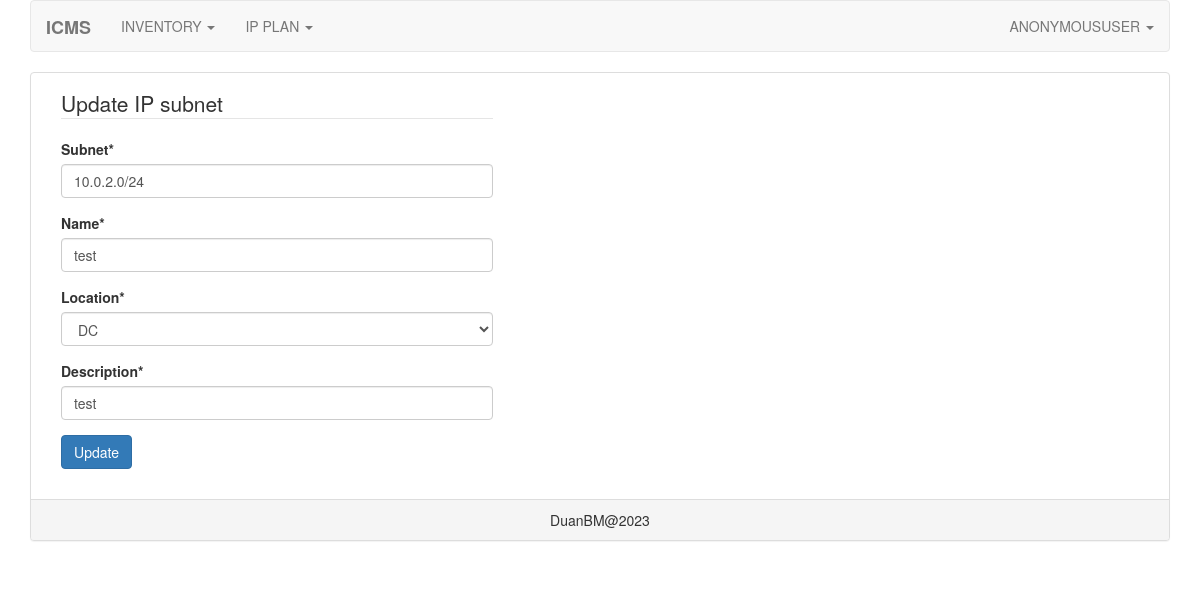
The app's page /ipplan/update-ip-subnet/3, older data.
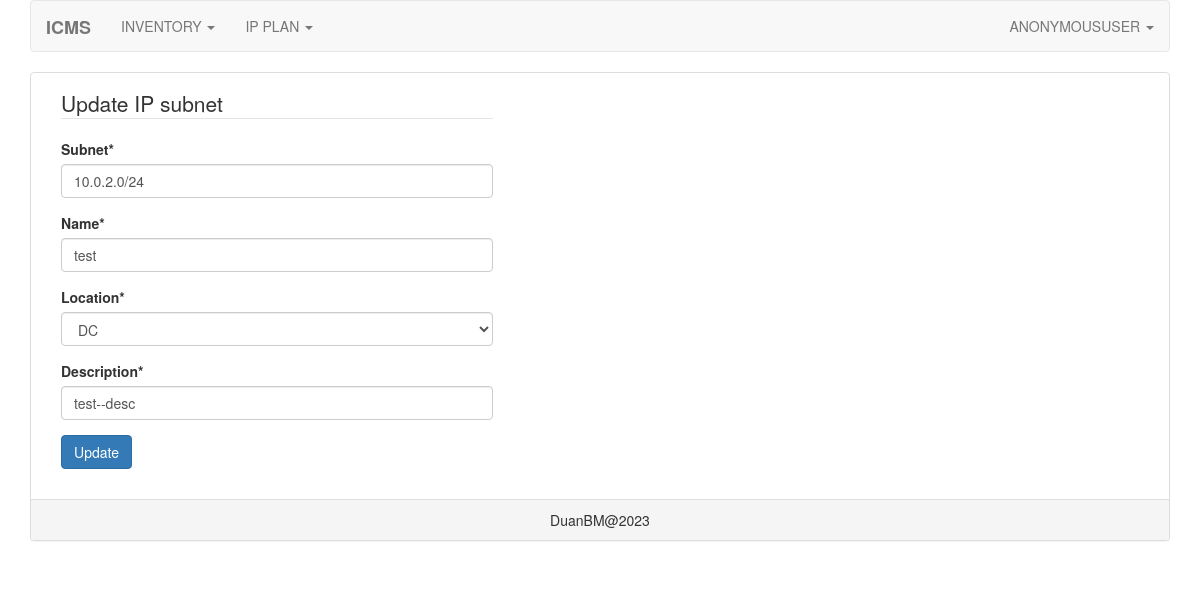
The same page, newer data.
### ipplan/models.py (models this page shows, shortened)
class IpSubnet(models.Model):
    subnet = models.CharField(max_length=100, unique=True)
    name = models.CharField(max_length=100)
    location = models.ForeignKey('IpLocation', on_delete=models.CASCADE)
    description = models.CharField(max_length=1000)
    created_time = models.DateTimeField(auto_now=True)
    user_created = models.CharField(max_length=100)

### ipplan/views.py (the view)
# urls.py: path('update-ip-subnet/<int:pk>', IpSubnetUpdateView.as_view())
class IpSubnetUpdateView(UpdateView):
    model = IpSubnet
    form_class = IpSubnetForm
    template_name = "update_ip_subnet.html"
    success_url = '/ipplan/list-ip-subnet'

### ipplan/forms.py (shortened to what this page needs)
class IpSubnetForm(forms.ModelForm):
    class Meta:
        model = IpSubnet
        fields = ('subnet', 'name', 'location', 'description')

### ipplan/models.py (called while the page is built)
    def __str__(self):
        return self.location

### ipplan/templates/update_ip_subnet.html (shortened to what this page needs)
{% extends 'base.html' %}
{% load crispy_forms_tags %}
{% block content %}
<div class="col-xs-12 col-sm-12 col-md-5 col-lg-5">
    <div class="form-group">
        <legend>Update IP subnet</legend>
    </div>
    <div class="form-group">
        <form action method="POST" role="form">
            <div class="form-group">
                {{ form | crispy }}
            </div>
            <div class="form-group">
                <button type="submit" class="btn btn-primary">Update</button>
            </div>
        </form>
    </div>
</div>
{% endblock content %}
{% block css %}
<link rel="stylesheet" href="/static/core/css/selectize.css">
{% endblock css %}

Row changes from the older to the newer data that the page shows:
changed IpSubnet "test": description "test" → "test--desc"
